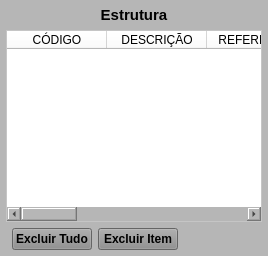
        <widget class="QWidget" name="widget_Cor5" native="true">
         <property name="styleSheet">
          <string notr="true">background-color: rgb(182, 182, 182);</string>
         </property>
         <layout class="QVBoxLayout" name="verticalLayout_3">
          <property name="leftMargin">
           <number>6</number>
          </property>
          <property name="topMargin">
           <number>6</number>
          </property>
          <property name="rightMargin">
           <number>6</number>
          </property>
          <property name="bottomMargin">
           <number>6</number>
          </property>
          <item>
           <widget class="QLabel" name="label_Titulo">
            <property name="maximumSize">
             <size>
              <width>16777215</width>
              <height>18</height>
             </size>
            </property>
            <property name="font">
             <font>
              <pointsize>11</pointsize>
              <weight>75</weight>
              <bold>true</bold>
             </font>
            </property>
            <property name="text">
             <string>Estrutura</string>
            </property>
            <property name="alignment">
             <set>Qt::AlignCenter</set>
            </property>
           </widget>
          </item>
          <item>
           <widget class="QTableWidget" name="table_Estrutura">
            <property name="sizePolicy">
             <sizepolicy hsizetype="Preferred" vsizetype="Preferred">
              <horstretch>0</horstretch>
              <verstretch>0</verstretch>
             </sizepolicy>
            </property>
            <property name="font">
             <font>
              <pointsize>8</pointsize>
             </font>
            </property>
            <property name="styleSheet">
             <string notr="true">background-color: rgb(255, 255, 255);</string>
            </property>
            <column>
             <property name="text">
              <string>CÓDIGO</string>
             </property>
            </column>
            <column>
             <property name="text">
              <string>DESCRIÇÃO</string>
             </property>
            </column>
            <column>
             <property name="text">
              <string>REFERÊNCIA</string>
             </property>
            </column>
            <column>
             <property name="text">
              <string>UM</string>
             </property>
            </column>
            <column>
             <property name="text">
              <string>QTDE</string>
             </property>
            </column>
            <column>
             <property name="text">
              <string>NCM</string>
             </property>
            </column>
            <column>
             <property name="text">
              <string>CLASSE</string>
             </property>
            </column>
            <column>
             <property name="text">
              <string>CONSUMO</string>
             </property>
            </column>
           </widget>
          </item>
          <item>
           <widget class="QWidget" name="widget" native="true">
            <property name="maximumSize">
             <size>
              <width>16777215</width>
              <height>25</height>
             </size>
            </property>
            <property name="sizeIncrement">
             <size>
              <width>0</width>
              <height>25</height>
             </size>
            </property>
            <layout class="QHBoxLayout" name="horizontalLayout_10">
             <property name="leftMargin">
              <number>6</number>
             </property>
             <property name="topMargin">
              <number>0</number>
             </property>
             <property name="rightMargin">
              <number>6</number>
             </property>
             <property name="bottomMargin">
              <number>0</number>
             </property>
             <item>
              <widget class="QPushButton" name="btn_ExcluirTudo">
               <property name="sizePolicy">
                <sizepolicy hsizetype="Fixed" vsizetype="Preferred">
                 <horstretch>0</horstretch>
                 <verstretch>0</verstretch>
                </sizepolicy>
               </property>
               <property name="minimumSize">
                <size>
                 <width>80</width>
                 <height>0</height>
                </size>
               </property>
               <property name="maximumSize">
                <size>
                 <width>80</width>
                 <height>16777215</height>
                </size>
               </property>
               <property name="font">
                <font>
                 <pointsize>9</pointsize>
                 <weight>75</weight>
                 <bold>true</bold>
                </font>
               </property>
               <property name="cursor">
                <cursorShape>PointingHandCursor</cursorShape>
               </property>
               <property name="layoutDirection">
                <enum>Qt::LeftToRight</enum>
               </property>
               <property name="autoFillBackground">
                <bool>false</bool>
               </property>
               <property name="styleSheet">
                <string notr="true">background-color: rgb(141, 141, 141);</string>
               </property>
               <property name="text">
                <string>Excluir Tudo</string>
               </property>
               <property name="checkable">
                <bool>false</bool>
               </property>
               <property name="autoDefault">
                <bool>false</bool>
               </property>
               <property name="default">
                <bool>false</bool>
               </property>
               <property name="flat">
                <bool>false</bool>
               </property>
              </widget>
             </item>
             <item>
              <widget class="QPushButton" name="btn_ExcluirItem">
               <property name="sizePolicy">
                <sizepolicy hsizetype="Fixed" vsizetype="Preferred">
                 <horstretch>0</horstretch>
                 <verstretch>0</verstretch>
                </sizepolicy>
               </property>
               <property name="minimumSize">
                <size>
                 <width>80</width>
                 <height>0</height>
                </size>
               </property>
               <property name="maximumSize">
                <size>
                 <width>80</width>
                 <height>16777215</height>
                </size>
               </property>
               <property name="font">
                <font>
                 <pointsize>9</pointsize>
                 <weight>75</weight>
                 <bold>true</bold>
                </font>
               </property>
               <property name="cursor">
                <cursorShape>PointingHandCursor</cursorShape>
               </property>
               <property name="layoutDirection">
                <enum>Qt::LeftToRight</enum>
               </property>
               <property name="autoFillBackground">
                <bool>false</bool>
               </property>
               <property name="styleSheet">
                <string notr="true">background-color: rgb(141, 141, 141);</string>
               </property>
               <property name="text">
                <string>Excluir Item</string>
               </property>
               <property name="checkable">
                <bool>false</bool>
               </property>
               <property name="autoDefault">
                <bool>false</bool>
               </property>
               <property name="default">
                <bool>false</bool>
               </property>
               <property name="flat">
                <bool>false</bool>
               </property>
              </widget>
             </item>
             <item>
              <widget class="QLabel" name="label_2">
               <property name="text">
                <string/>
               </property>
              </widget>
             </item>
            </layout>
           </widget>
          </item>
         </layout>
        </widget>
